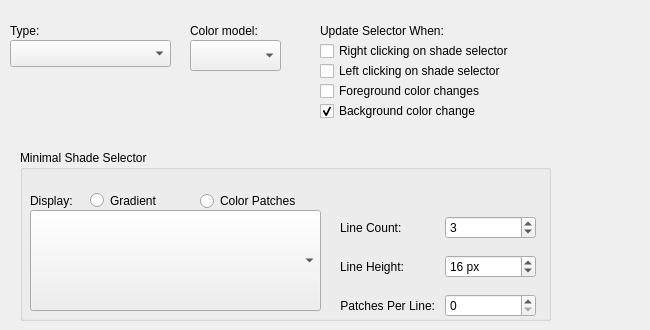
     <widget class="QWidget" name="tab_2">
      <attribute name="title">
       <string>Shade Selector</string>
      </attribute>
      <widget class="QLabel" name="label_7">
       <property name="geometry">
        <rect>
         <x>320</x>
         <y>20</y>
         <width>201</width>
         <height>21</height>
        </rect>
       </property>
       <property name="text">
        <string>Update Selector When:</string>
       </property>
      </widget>
      <widget class="QCheckBox" name="shadeSelectorUpdateOnRightClick">
       <property name="geometry">
        <rect>
         <x>320</x>
         <y>40</y>
         <width>271</width>
         <height>22</height>
        </rect>
       </property>
       <property name="text">
        <string>Right clicking on shade selector</string>
       </property>
      </widget>
      <widget class="QCheckBox" name="shadeSelectorUpdateOnLeftClick">
       <property name="geometry">
        <rect>
         <x>320</x>
         <y>60</y>
         <width>321</width>
         <height>22</height>
        </rect>
       </property>
       <property name="text">
        <string>Left clicking on shade selector</string>
       </property>
      </widget>
      <widget class="QCheckBox" name="shadeSelectorUpdateOnForeground">
       <property name="geometry">
        <rect>
         <x>320</x>
         <y>80</y>
         <width>281</width>
         <height>22</height>
        </rect>
       </property>
       <property name="toolTip">
        <string>this doesn't include a color change by the shade selector</string>
       </property>
       <property name="text">
        <string>Foreground color changes</string>
       </property>
       <property name="checked">
        <bool>false</bool>
       </property>
      </widget>
      <widget class="QCheckBox" name="shadeSelectorUpdateOnBackground">
       <property name="geometry">
        <rect>
         <x>320</x>
         <y>100</y>
         <width>311</width>
         <height>22</height>
        </rect>
       </property>
       <property name="toolTip">
        <string>this doesn't include a color change by the shade selector</string>
       </property>
       <property name="text">
        <string>Background color change</string>
       </property>
       <property name="checked">
        <bool>true</bool>
       </property>
      </widget>
      <widget class="QLabel" name="myPaintColorModelLabel">
       <property name="geometry">
        <rect>
         <x>190</x>
         <y>20</y>
         <width>91</width>
         <height>21</height>
        </rect>
       </property>
       <property name="text">
        <string>Color model:</string>
       </property>
      </widget>
      <widget class="QGroupBox" name="minimalShadeSelectorGroup">
       <property name="geometry">
        <rect>
         <x>20</x>
         <y>150</y>
         <width>531</width>
         <height>171</height>
        </rect>
       </property>
       <property name="title">
        <string>Minimal Shade Selector</string>
       </property>
       <widget class="QLabel" name="label_15">
        <property name="geometry">
         <rect>
          <x>10</x>
          <y>40</y>
          <width>51</width>
          <height>21</height>
         </rect>
        </property>
        <property name="text">
         <string>Display:</string>
        </property>
       </widget>
       <widget class="KisShadeSelectorLinesSettings" name="minimalShadeSelectorLineSettings">
        <property name="geometry">
         <rect>
          <x>10</x>
          <y>60</y>
          <width>291</width>
          <height>101</height>
         </rect>
        </property>
       </widget>
       <widget class="QRadioButton" name="minimalShadeSelectorAsGradient">
        <property name="geometry">
         <rect>
          <x>70</x>
          <y>40</y>
          <width>91</width>
          <height>21</height>
         </rect>
        </property>
        <property name="text">
         <string>Gradient</string>
        </property>
       </widget>
       <widget class="QRadioButton" name="minimalShadeSelectorAsColorPatches">
        <property name="geometry">
         <rect>
          <x>180</x>
          <y>40</y>
          <width>121</width>
          <height>22</height>
         </rect>
        </property>
        <property name="text">
         <string>Color Patches</string>
        </property>
       </widget>
       <widget class="QWidget" name="gridLayoutWidget">
        <property name="geometry">
         <rect>
          <x>320</x>
          <y>60</y>
          <width>196</width>
          <height>115</height>
         </rect>
        </property>
        <layout class="QGridLayout" name="gridLayout_3">
         <property name="spacing">
          <number>10</number>
         </property>
         <item row="1" column="1">
          <widget class="QSpinBox" name="minimalShadeSelectorLineHeight">
           <property name="suffix">
            <string> px</string>
           </property>
           <property name="minimum">
            <number>8</number>
           </property>
           <property name="maximum">
            <number>99</number>
           </property>
           <property name="value">
            <number>16</number>
           </property>
          </widget>
         </item>
         <item row="1" column="0">
          <widget class="QLabel" name="label_6">
           <property name="text">
            <string>Line Height:</string>
           </property>
           <property name="alignment">
            <set>Qt::AlignLeading|Qt::AlignLeft|Qt::AlignVCenter</set>
           </property>
          </widget>
         </item>
         <item row="0" column="1">
          <widget class="QSpinBox" name="minimalShadeSelectorLineCount">
           <property name="minimum">
            <number>1</number>
           </property>
           <property name="maximum">
            <number>10</number>
           </property>
           <property name="value">
            <number>3</number>
           </property>
          </widget>
         </item>
         <item row="0" column="0">
          <widget class="QLabel" name="label_2">
           <property name="text">
            <string>Line Count:</string>
           </property>
           <property name="alignment">
            <set>Qt::AlignLeading|Qt::AlignLeft|Qt::AlignVCenter</set>
           </property>
          </widget>
         </item>
         <item row="2" column="0">
          <widget class="QLabel" name="patchesPerLineLabel">
           <property name="text">
            <string>Patches Per Line:</string>
           </property>
           <property name="alignment">
            <set>Qt::AlignRight|Qt::AlignTrailing|Qt::AlignVCenter</set>
           </property>
          </widget>
         </item>
         <item row="2" column="1">
          <widget class="QSpinBox" name="minimalShadeSelectorPatchesPerLine"/>
         </item>
        </layout>
       </widget>
      </widget>
      <widget class="QComboBox" name="ACSshadeSelectorMyPaintColorModelComboBox">
       <property name="geometry">
        <rect>
         <x>190</x>
         <y>40</y>
         <width>91</width>
         <height>31</height>
        </rect>
       </property>
      </widget>
      <widget class="QComboBox" name="ACSShadeSelectorTypeComboBox">
       <property name="geometry">
        <rect>
         <x>10</x>
         <y>40</y>
         <width>161</width>
         <height>27</height>
        </rect>
       </property>
      </widget>
      <widget class="QLabel" name="label_16">
       <property name="geometry">
        <rect>
         <x>10</x>
         <y>20</y>
         <width>41</width>
         <height>21</height>
        </rect>
       </property>
       <property name="text">
        <string>Type:</string>
       </property>
      </widget>
     </widget>
